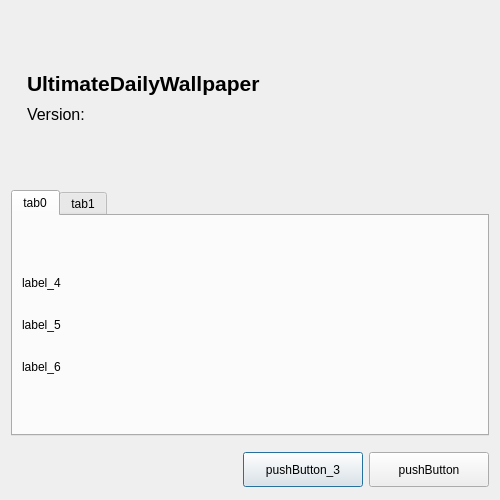
<?xml version="1.0" encoding="UTF-8"?>
<ui version="4.0">
 <class>About</class>
 <widget class="QDialog" name="About">
  <property name="windowModality">
   <enum>Qt::WindowModal</enum>
  </property>
  <property name="geometry">
   <rect>
    <x>0</x>
    <y>0</y>
    <width>500</width>
    <height>500</height>
   </rect>
  </property>
  <property name="minimumSize">
   <size>
    <width>430</width>
    <height>440</height>
   </size>
  </property>
  <property name="contextMenuPolicy">
   <enum>Qt::NoContextMenu</enum>
  </property>
  <property name="windowTitle">
   <string>About</string>
  </property>
  <layout class="QGridLayout" name="gridLayout">
   <item row="0" column="0">
    <layout class="QVBoxLayout" name="verticalLayout">
     <item>
      <layout class="QHBoxLayout" name="horizontalLayout_2">
       <property name="spacing">
        <number>9</number>
       </property>
       <property name="sizeConstraint">
        <enum>QLayout::SetMinimumSize</enum>
       </property>
       <property name="bottomMargin">
        <number>0</number>
       </property>
       <item>
        <widget class="QLabel" name="label">
         <property name="minimumSize">
          <size>
           <width>0</width>
           <height>0</height>
          </size>
         </property>
         <property name="text">
          <string/>
         </property>
         <property name="pixmap">
          <pixmap resource="udw_ressource.qrc">:/icons/ultimatedesktopwallpaper_icon.png</pixmap>
         </property>
         <property name="alignment">
          <set>Qt::AlignCenter</set>
         </property>
        </widget>
       </item>
       <item>
        <layout class="QVBoxLayout" name="verticalLayout_2">
         <item>
          <spacer name="verticalSpacer_3">
           <property name="orientation">
            <enum>Qt::Vertical</enum>
           </property>
           <property name="sizeType">
            <enum>QSizePolicy::Minimum</enum>
           </property>
           <property name="sizeHint" stdset="0">
            <size>
             <width>20</width>
             <height>60</height>
            </size>
           </property>
          </spacer>
         </item>
         <item>
          <widget class="QLabel" name="label_2">
           <property name="text">
            <string>&lt;html&gt;&lt;head/&gt;&lt;body&gt;&lt;p&gt;&lt;span style=&quot; font-size:16pt; font-weight:700;&quot;&gt;UltimateDailyWallpaper&lt;/span&gt;&lt;/p&gt;&lt;/body&gt;&lt;/html&gt;</string>
           </property>
          </widget>
         </item>
         <item>
          <widget class="QLabel" name="label_3">
           <property name="text">
            <string>&lt;html&gt;&lt;head/&gt;&lt;body&gt;&lt;p&gt;&lt;span style=&quot; font-size:12pt;&quot;&gt;Version: &lt;/span&gt;&lt;/p&gt;&lt;/body&gt;&lt;/html&gt;</string>
           </property>
          </widget>
         </item>
         <item>
          <spacer name="verticalSpacer_2">
           <property name="orientation">
            <enum>Qt::Vertical</enum>
           </property>
           <property name="sizeType">
            <enum>QSizePolicy::Minimum</enum>
           </property>
           <property name="sizeHint" stdset="0">
            <size>
             <width>20</width>
             <height>60</height>
            </size>
           </property>
          </spacer>
         </item>
        </layout>
       </item>
       <item>
        <spacer name="horizontalSpacer_3">
         <property name="orientation">
          <enum>Qt::Horizontal</enum>
         </property>
         <property name="sizeHint" stdset="0">
          <size>
           <width>40</width>
           <height>20</height>
          </size>
         </property>
        </spacer>
       </item>
      </layout>
     </item>
     <item>
      <widget class="QTabWidget" name="tabWidget">
       <property name="currentIndex">
        <number>0</number>
       </property>
       <widget class="QWidget" name="tab">
        <attribute name="title">
         <string>tab0</string>
        </attribute>
        <layout class="QVBoxLayout" name="verticalLayout_4">
         <item>
          <layout class="QVBoxLayout" name="verticalLayout_3">
           <item>
            <spacer name="verticalSpacer">
             <property name="orientation">
              <enum>Qt::Vertical</enum>
             </property>
             <property name="sizeHint" stdset="0">
              <size>
               <width>20</width>
               <height>40</height>
              </size>
             </property>
            </spacer>
           </item>
           <item>
            <widget class="QLabel" name="label_4">
             <property name="sizePolicy">
              <sizepolicy hsizetype="Preferred" vsizetype="Preferred">
               <horstretch>1</horstretch>
               <verstretch>1</verstretch>
              </sizepolicy>
             </property>
             <property name="minimumSize">
              <size>
               <width>0</width>
               <height>0</height>
              </size>
             </property>
             <property name="sizeIncrement">
              <size>
               <width>9</width>
               <height>9</height>
              </size>
             </property>
             <property name="baseSize">
              <size>
               <width>9</width>
               <height>9</height>
              </size>
             </property>
             <property name="text">
              <string>label_4</string>
             </property>
            </widget>
           </item>
           <item>
            <widget class="QLabel" name="label_5">
             <property name="sizePolicy">
              <sizepolicy hsizetype="Preferred" vsizetype="Preferred">
               <horstretch>1</horstretch>
               <verstretch>1</verstretch>
              </sizepolicy>
             </property>
             <property name="text">
              <string>label_5</string>
             </property>
            </widget>
           </item>
           <item>
            <widget class="QLabel" name="label_6">
             <property name="sizePolicy">
              <sizepolicy hsizetype="Preferred" vsizetype="Preferred">
               <horstretch>1</horstretch>
               <verstretch>1</verstretch>
              </sizepolicy>
             </property>
             <property name="text">
              <string>label_6</string>
             </property>
            </widget>
           </item>
           <item>
            <spacer name="verticalSpacer_4">
             <property name="orientation">
              <enum>Qt::Vertical</enum>
             </property>
             <property name="sizeHint" stdset="0">
              <size>
               <width>20</width>
               <height>40</height>
              </size>
             </property>
            </spacer>
           </item>
          </layout>
         </item>
        </layout>
       </widget>
       <widget class="QWidget" name="tab_2">
        <property name="contextMenuPolicy">
         <enum>Qt::NoContextMenu</enum>
        </property>
        <attribute name="title">
         <string>tab1</string>
        </attribute>
        <layout class="QGridLayout" name="gridLayout_2">
         <item row="0" column="0">
          <layout class="QVBoxLayout" name="verticalLayout_5">
           <item>
            <spacer name="verticalSpacer_5">
             <property name="orientation">
              <enum>Qt::Vertical</enum>
             </property>
             <property name="sizeHint" stdset="0">
              <size>
               <width>20</width>
               <height>40</height>
              </size>
             </property>
            </spacer>
           </item>
           <item>
            <widget class="QLabel" name="label_7">
             <property name="sizePolicy">
              <sizepolicy hsizetype="Preferred" vsizetype="Preferred">
               <horstretch>1</horstretch>
               <verstretch>1</verstretch>
              </sizepolicy>
             </property>
             <property name="text">
              <string>TextLabel</string>
             </property>
            </widget>
           </item>
           <item>
            <spacer name="verticalSpacer_6">
             <property name="orientation">
              <enum>Qt::Vertical</enum>
             </property>
             <property name="sizeHint" stdset="0">
              <size>
               <width>20</width>
               <height>40</height>
              </size>
             </property>
            </spacer>
           </item>
          </layout>
         </item>
        </layout>
       </widget>
      </widget>
     </item>
     <item>
      <layout class="QHBoxLayout" name="horizontalLayout">
       <property name="topMargin">
        <number>10</number>
       </property>
       <property name="bottomMargin">
        <number>2</number>
       </property>
       <item>
        <spacer name="horizontalSpacer">
         <property name="orientation">
          <enum>Qt::Horizontal</enum>
         </property>
         <property name="sizeHint" stdset="0">
          <size>
           <width>40</width>
           <height>20</height>
          </size>
         </property>
        </spacer>
       </item>
       <item>
        <widget class="QPushButton" name="pushButton_3">
         <property name="sizePolicy">
          <sizepolicy hsizetype="Minimum" vsizetype="Minimum">
           <horstretch>0</horstretch>
           <verstretch>0</verstretch>
          </sizepolicy>
         </property>
         <property name="minimumSize">
          <size>
           <width>120</width>
           <height>35</height>
          </size>
         </property>
         <property name="text">
          <string>pushButton_3</string>
         </property>
        </widget>
       </item>
       <item>
        <widget class="QPushButton" name="pushButton">
         <property name="sizePolicy">
          <sizepolicy hsizetype="Minimum" vsizetype="Minimum">
           <horstretch>0</horstretch>
           <verstretch>0</verstretch>
          </sizepolicy>
         </property>
         <property name="minimumSize">
          <size>
           <width>120</width>
           <height>30</height>
          </size>
         </property>
         <property name="text">
          <string>pushButton</string>
         </property>
        </widget>
       </item>
      </layout>
     </item>
    </layout>
   </item>
  </layout>
 </widget>
 <resources>
  <include location="udw_ressource.qrc"/>
 </resources>
 <connections/>
</ui>
